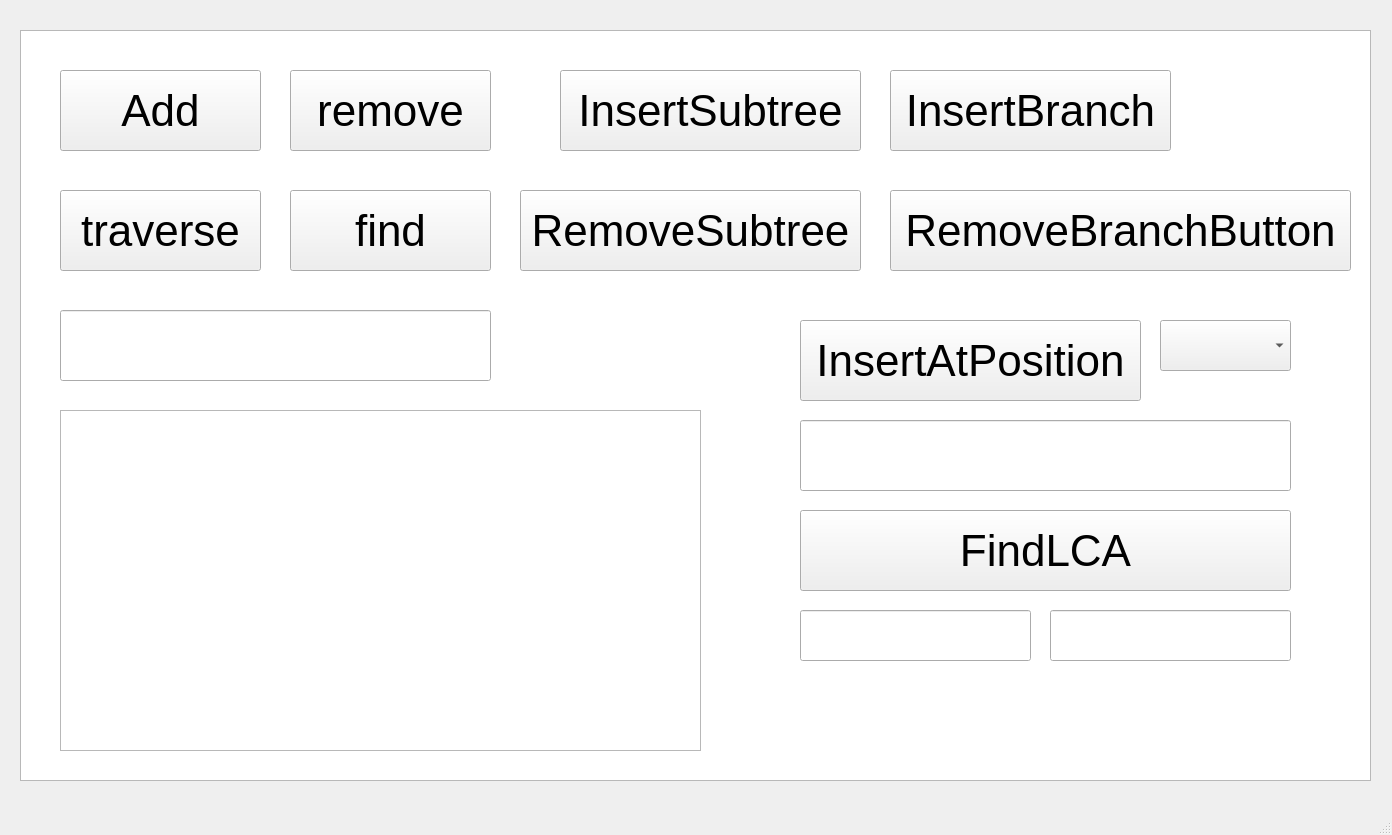
<?xml version="1.0" encoding="UTF-8"?>
<ui version="4.0">
 <class>MainWindow</class>
 <widget class="QMainWindow" name="MainWindow">
  <property name="geometry">
   <rect>
    <x>0</x>
    <y>0</y>
    <width>1392</width>
    <height>835</height>
   </rect>
  </property>
  <property name="windowTitle">
   <string>MainWindow</string>
  </property>
  <widget class="QWidget" name="centralwidget">
   <widget class="QPushButton" name="addButton">
    <property name="geometry">
     <rect>
      <x>60</x>
      <y>70</y>
      <width>201</width>
      <height>81</height>
     </rect>
    </property>
    <property name="font">
     <font>
      <pointsize>33</pointsize>
     </font>
    </property>
    <property name="text">
     <string>Add</string>
    </property>
   </widget>
   <widget class="QPushButton" name="removeButton">
    <property name="geometry">
     <rect>
      <x>290</x>
      <y>70</y>
      <width>201</width>
      <height>81</height>
     </rect>
    </property>
    <property name="font">
     <font>
      <pointsize>33</pointsize>
     </font>
    </property>
    <property name="text">
     <string>remove</string>
    </property>
   </widget>
   <widget class="QPushButton" name="findButton">
    <property name="geometry">
     <rect>
      <x>290</x>
      <y>190</y>
      <width>201</width>
      <height>81</height>
     </rect>
    </property>
    <property name="font">
     <font>
      <pointsize>33</pointsize>
     </font>
    </property>
    <property name="text">
     <string>find</string>
    </property>
   </widget>
   <widget class="QPushButton" name="traverseButton">
    <property name="geometry">
     <rect>
      <x>60</x>
      <y>190</y>
      <width>201</width>
      <height>81</height>
     </rect>
    </property>
    <property name="font">
     <font>
      <pointsize>33</pointsize>
     </font>
    </property>
    <property name="text">
     <string>traverse</string>
    </property>
   </widget>
   <widget class="QLineEdit" name="inputLineEdit">
    <property name="geometry">
     <rect>
      <x>60</x>
      <y>310</y>
      <width>431</width>
      <height>71</height>
     </rect>
    </property>
    <property name="font">
     <font>
      <pointsize>22</pointsize>
     </font>
    </property>
    <property name="placeholderText">
     <string/>
    </property>
   </widget>
   <widget class="QTextEdit" name="outputTextEdit">
    <property name="geometry">
     <rect>
      <x>60</x>
      <y>410</y>
      <width>641</width>
      <height>341</height>
     </rect>
    </property>
    <property name="font">
     <font>
      <pointsize>20</pointsize>
     </font>
    </property>
   </widget>
   <widget class="QPushButton" name="InsertSubtreeButton">
    <property name="geometry">
     <rect>
      <x>560</x>
      <y>70</y>
      <width>301</width>
      <height>81</height>
     </rect>
    </property>
    <property name="font">
     <font>
      <pointsize>33</pointsize>
     </font>
    </property>
    <property name="text">
     <string>InsertSubtree</string>
    </property>
   </widget>
   <widget class="QPushButton" name="FindLCAButton">
    <property name="geometry">
     <rect>
      <x>800</x>
      <y>510</y>
      <width>491</width>
      <height>81</height>
     </rect>
    </property>
    <property name="font">
     <font>
      <pointsize>33</pointsize>
     </font>
    </property>
    <property name="text">
     <string>FindLCA</string>
    </property>
   </widget>
   <widget class="QPushButton" name="InsertAtPositionButton">
    <property name="geometry">
     <rect>
      <x>800</x>
      <y>320</y>
      <width>341</width>
      <height>81</height>
     </rect>
    </property>
    <property name="font">
     <font>
      <pointsize>33</pointsize>
     </font>
    </property>
    <property name="text">
     <string>InsertAtPosition</string>
    </property>
   </widget>
   <widget class="QPushButton" name="RemoveSubtreeButton">
    <property name="geometry">
     <rect>
      <x>520</x>
      <y>190</y>
      <width>341</width>
      <height>81</height>
     </rect>
    </property>
    <property name="font">
     <font>
      <pointsize>33</pointsize>
     </font>
    </property>
    <property name="text">
     <string>RemoveSubtree</string>
    </property>
   </widget>
   <widget class="QPushButton" name="InsertBranchButton">
    <property name="geometry">
     <rect>
      <x>890</x>
      <y>70</y>
      <width>281</width>
      <height>81</height>
     </rect>
    </property>
    <property name="font">
     <font>
      <pointsize>33</pointsize>
     </font>
    </property>
    <property name="text">
     <string>InsertBranch</string>
    </property>
   </widget>
   <widget class="QPushButton" name="RemoveBranchButton">
    <property name="geometry">
     <rect>
      <x>890</x>
      <y>190</y>
      <width>461</width>
      <height>81</height>
     </rect>
    </property>
    <property name="font">
     <font>
      <pointsize>33</pointsize>
     </font>
    </property>
    <property name="text">
     <string>RemoveBranchButton</string>
    </property>
   </widget>
   <widget class="QListWidget" name="listWidget">
    <property name="geometry">
     <rect>
      <x>20</x>
      <y>30</y>
      <width>1351</width>
      <height>751</height>
     </rect>
    </property>
   </widget>
   <widget class="QLineEdit" name="parentLineEdit">
    <property name="geometry">
     <rect>
      <x>800</x>
      <y>420</y>
      <width>491</width>
      <height>71</height>
     </rect>
    </property>
    <property name="font">
     <font>
      <pointsize>22</pointsize>
     </font>
    </property>
    <property name="placeholderText">
     <string/>
    </property>
   </widget>
   <widget class="QLineEdit" name="value1LineEdit">
    <property name="geometry">
     <rect>
      <x>800</x>
      <y>610</y>
      <width>231</width>
      <height>51</height>
     </rect>
    </property>
    <property name="font">
     <font>
      <pointsize>22</pointsize>
     </font>
    </property>
   </widget>
   <widget class="QLineEdit" name="value2LineEdit">
    <property name="geometry">
     <rect>
      <x>1050</x>
      <y>610</y>
      <width>241</width>
      <height>51</height>
     </rect>
    </property>
    <property name="font">
     <font>
      <pointsize>22</pointsize>
     </font>
    </property>
   </widget>
   <widget class="QComboBox" name="positionComboBox">
    <property name="geometry">
     <rect>
      <x>1160</x>
      <y>320</y>
      <width>131</width>
      <height>51</height>
     </rect>
    </property>
    <property name="font">
     <font>
      <pointsize>18</pointsize>
     </font>
    </property>
   </widget>
   <zorder>listWidget</zorder>
   <zorder>addButton</zorder>
   <zorder>removeButton</zorder>
   <zorder>findButton</zorder>
   <zorder>traverseButton</zorder>
   <zorder>inputLineEdit</zorder>
   <zorder>outputTextEdit</zorder>
   <zorder>InsertSubtreeButton</zorder>
   <zorder>FindLCAButton</zorder>
   <zorder>InsertAtPositionButton</zorder>
   <zorder>RemoveSubtreeButton</zorder>
   <zorder>InsertBranchButton</zorder>
   <zorder>RemoveBranchButton</zorder>
   <zorder>parentLineEdit</zorder>
   <zorder>value1LineEdit</zorder>
   <zorder>value2LineEdit</zorder>
   <zorder>positionComboBox</zorder>
  </widget>
  <widget class="QMenuBar" name="menubar">
   <property name="geometry">
    <rect>
     <x>0</x>
     <y>0</y>
     <width>1392</width>
     <height>22</height>
    </rect>
   </property>
  </widget>
  <widget class="QStatusBar" name="statusbar"/>
 </widget>
 <resources/>
 <connections/>
</ui>
